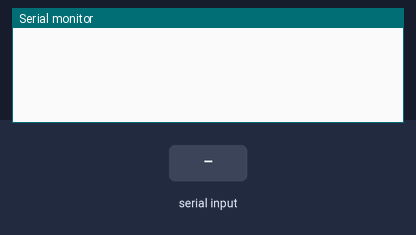
This sketch was run on a simulated Arduino Uno, built with avr-gcc and run on an emulated ATmega328P. On the bench: the last lines printed to the serial monitor. The test bench sets the inputs (shaded band).

Above: at 1.2 s.
1.3 s: "hola\n" received over Serial
At 1.9 s:
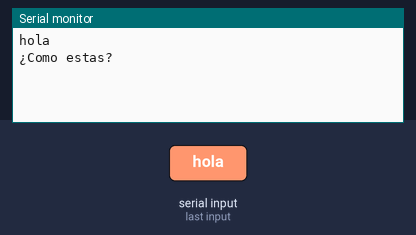
2.8 s: "chau\n" received over Serial
At 4.0 s:
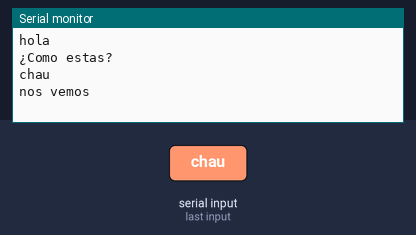
4.3 s: "1\n" received over Serial
At 5.1 s:
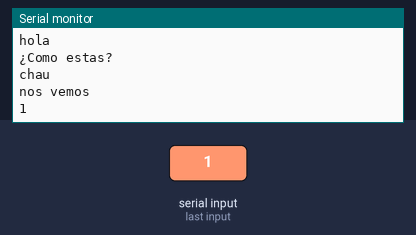

The sketch:

Serial.ino
```cpp
void setup() {
  Serial.begin(9600);
}

String data ="";  // le decimos que data es un texto


void loop(){

  if (Serial.available()) {
    data = Serial.readStringUntil('\n');  // data es lo que sea que lea
    Serial.println(data); // imprimi data en la pantalla
  }

 if (data == "hola") {
   Serial.println("¿Como estas?");  //cuando mandan hola te devuelve un "¿como estas?""
 }

 if (data == "chau") {
   Serial.println("nos vemos"); //cuando mandan chau te devuelve un "nos vemos"
 }

 data=""; // vacia data

}
```

Measured:
- after the input at 1.3 s, the serial monitor: prints a new line at once (image 1)
- after the input at 2.8 s, the serial monitor: prints a new line at once (image 2)
- after the input at 4.3 s, the serial monitor: prints a new line at once (image 3)
